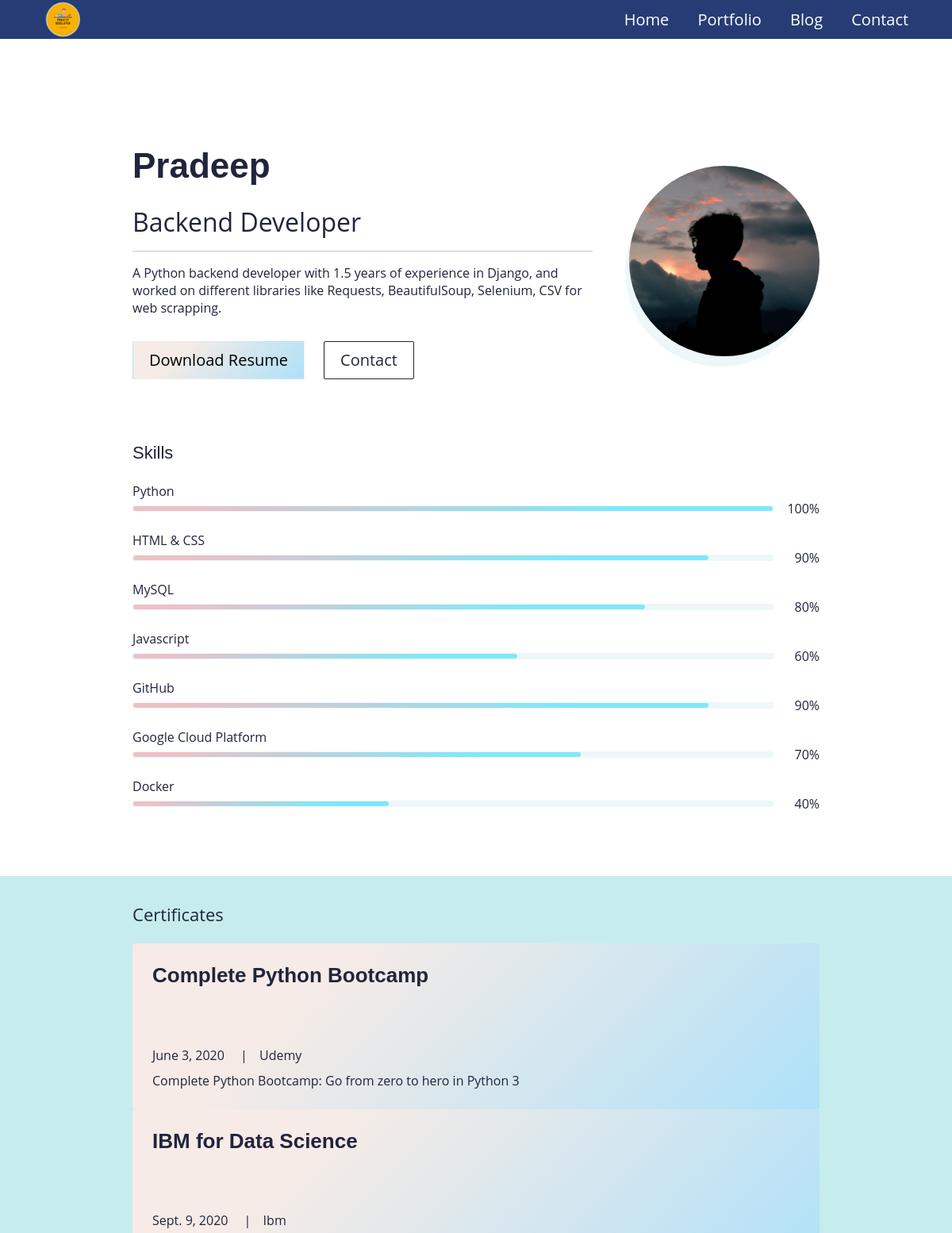
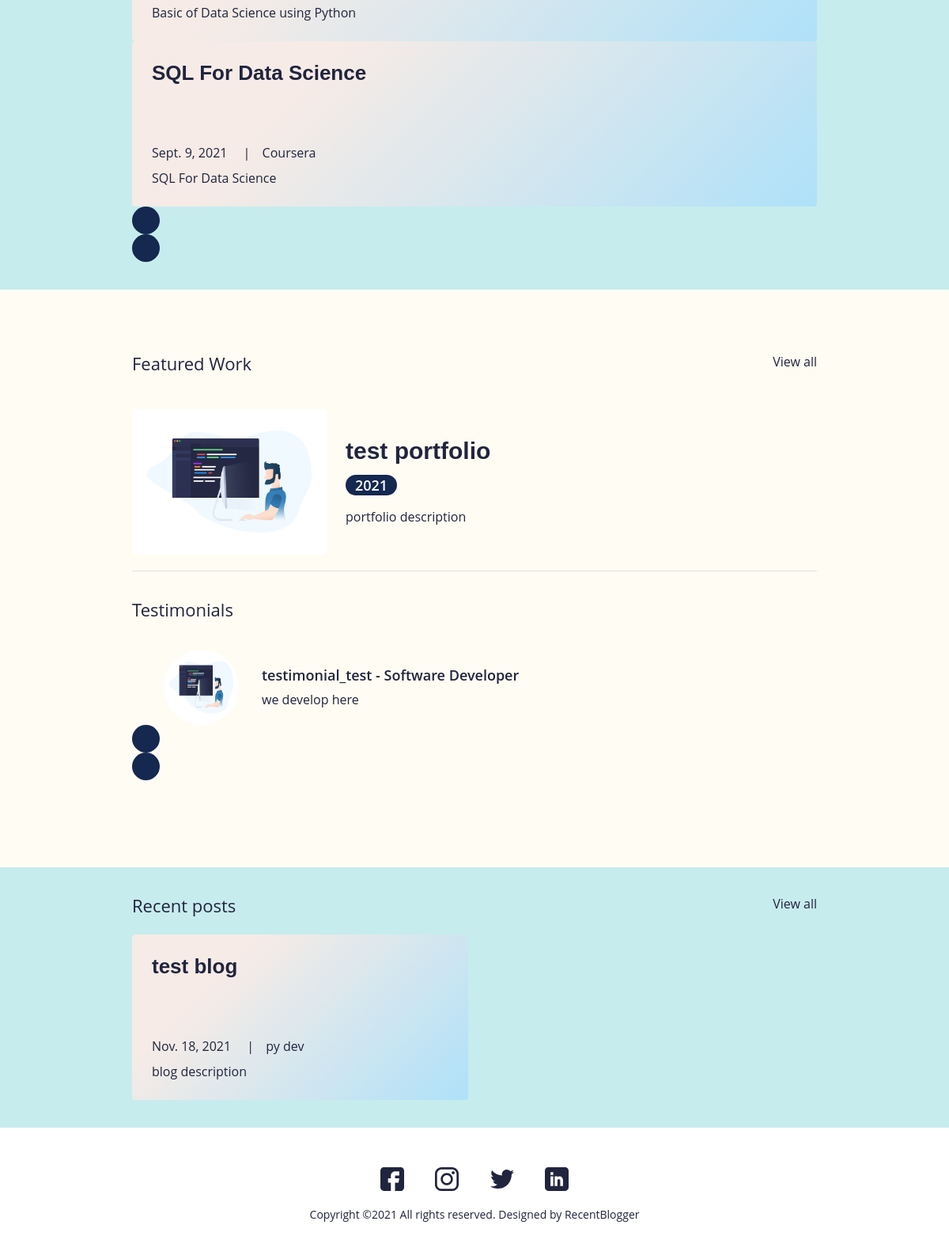
The page / on the database its author committed (2 pictures, top to bottom).
### main/models.py (models this page shows, shortened)
class UserProfile(models.Model):
    class Meta:
        verbose_name_plural = 'User Profiles'
        verbose_name = 'User Profile'
    user = models.OneToOneField(User, on_delete=models.CASCADE)
    avatar = models.ImageField(blank=True, null=True, upload_to='avatar')
    title = models.CharField(max_length=200, blank=True, null=True)
    bio = models.TextField(blank=True, null=True)
    skills = models.ManyToManyField(Skill, blank=True)
    cv = models.FileField(blank=True, null=True, upload_to='cv')

class Skill(models.Model):
    class Meta:
        verbose_name_plural = 'Skills'
        verbose_name = 'Skill'
    name = models.CharField(max_length=64, blank=True, null=True)
    score = models.IntegerField(default=80, blank=True, null=True)
    image = models.FileField(blank=True, null=True, upload_to='skills')
    is_key_skill = models.BooleanField(default=False)

class Certificate(models.Model):
    class Meta:
        verbose_name_plural = 'Certificates'
        verbose_name = 'Certificate'
    date = models.DateTimeField(blank=True, null=True)
    name = models.CharField(max_length=50,blank=True, null=True)
    title = models.CharField(max_length=200,blank=True, null=True)
    description = models.CharField(max_length=500,blank=True, null=True)
    is_active = models.BooleanField(default=True)

class Portfolio(models.Model):
    class Meta:
        verbose_name_plural = 'Portfolio Profiles'
        verbose_name = 'Portfolio'
        ordering = ['name']
    date = models.DateTimeField(blank=True, null=True)
    name = models.CharField(max_length=200, blank=True,null=True)
    description = models.CharField(max_length=500, blank=True, null=True)
    body = RichTextField(blank=True, null=True)
    image = models.ImageField(blank=True, null=True, upload_to='portfolio')
    slug = models.SlugField(null=True, blank=True)
    is_active = models.BooleanField(default=True)

class Testimonial(models.Model):
    class Meta:
        verbose_name_plural = 'Testimonials'
        verbose_name = 'Testimonial'
        ordering = ['name']
    thumbnail = models.ImageField(blank=True, null=True, upload_to='testimonials')
    name = models.CharField(max_length=200, blank=True,null=True)
    role = models.CharField(max_length=200, blank=True,null=True)
    quote = models.CharField(max_length=500, blank=True, null=True)
    is_active = models.BooleanField(default=True)

class Blog(models.Model):
    class Meta:
        verbose_name_plural = 'Blog Profiles'
        verbose_name = 'Blog'
        ordering = ['timestamp']
    timestamp = models.DateTimeField(auto_now_add=True)
    author = models.CharField(max_length=200, blank=True, null=True)
    name = models.CharField(max_length=200, blank=True, null=True)
    description = models.CharField(max_length=500, blank=True, null=True)
    body = RichTextField(blank=True, null=True)
    slug = models.SlugField(null=True, blank=True)
    image = models.ImageField(blank=True, null=True, upload_to='blog')
    is_active = models.BooleanField(default=True)

### main/views.py (the view)
# urls.py: path('', views.IndexView.as_view(), name="home"),
class IndexView(generic.TemplateView):
    template_name = "main/index.html"
    def get_context_data(self, **kwargs):
        context = super().get_context_data(**kwargs)
        testimonials = Testimonial.objects.filter(is_active=True)
        certificates = Certificate.objects.filter(is_active=True)
        blogs = Blog.objects.filter(is_active=True)
        portfolio = Portfolio.objects.filter(is_active=True)
        context["testimonials"] = testimonials
        context["certificates"] = certificates
        context["blogs"] = blogs
        context["portfolio"] = portfolio
        return context

### resume_demo/context_processors.py (called while the page is built)
def project_context(request):
    context = {
        'me': User.objects.first(),
    }
    return context

### main/templates/main/index.html (shortened to what this page needs)
{% extends 'main/base.html' %}
{% load static %}
{% block content %}
<section>
  <div class="bannerSection">
    <div class="container">
      <div class="row g-4 g-md-3  align-items-center">
        <div class="col-md-auto order-md-last">
          <div class="bannerUserImg">
            <img src="{{me.userprofile.avatar.url}}" alt="{{me.first_name|title}} {{me.last_name|title}} avatar">
          </div>
        </div>
        <div class="col-md">
          <div class="bannerContent">
            <h1 class="xlTitle pb-3">{{me.first_name|title}}</h1><h2> {{me.userprofile.title}}</h2></div><hr>
            <p>{{me.userprofile.bio}}</p>
            <div class="bannerBtnCol">
              <div class="row">
                <div class="col-auto">
                  <a download href="{{me.userprofile.cv.url}}" class="btn btnPrimary">Download Resume</a>
                </div>
                <div class="col-auto">
                  <a href="{% url 'main:contact' %}" class="btn btnOutline">Contact</a>
                </div>
              </div>
            </div>
          </div>
        </div>
      </div>
    </div>
</section>
<section>
  <div class="sectionSpace pt-0">
    <div class="container keyskillbg">
      <div class="row">
        <div class="col-md">
          <h4 class="smTitle pb-3">Skills</h4>
          <div class="progressCol">
            <div class="progressCard">
              {% for sk in me.userprofile.skills.all %}
              {% if sk.is_key_skill %}
              <div class="progressCol">
                <span class="progressLbl">{{sk.name}}</span>
                <div class="row g-2 align-items-center">
                  <div class="col">
                    <div class="progress progressStyle">
                      <div class="progress-bar" role="progressbar" style="width:{{sk.score}}%" aria-valuenow="{{sk.score}}" aria-valuemin="0" aria-valuemax="100"></div>
                    </div>
                  </div>
                  <div class="col-auto">
                    <span class="pLbl">{{sk.score}}%</span>
                  </div>
                </div>
              </div>
              {% endif %}
              {% endfor %}
            </div>
          </div>
        </div>
      </div>
    </div>
  </div>
</section>
<section>
  <div class="sectionSpaceSm lightBg">
    <div class="container">
      <div class="row pb-3">
        <div class="col">
          <h4 class="smText regular">Certificates</h4>
        </div>
      </div>
      <div class="sliderOuter">
        <div class="swiper certificatesSlider">
          <div class="swiper-wrapper">
            {% for c in certificates %}
            {% if c.is_active %}
            <div class="swiper-slide">
              <div class="cardStyle1">
                <h4 class="mdTitle cs1Title">
                  <a href="javascript:void(0)">{{c.title}}</a>
                </h4>
                <ul class="cardOptionCol">
                  <li>{{c.date.date}}</li>
                  <li>{{c.name|title}}</li>
                </ul>
                <p>{{c.description}}</p>
              </div>
            </div>
            {% endif %}
            {% endfor %}
          </div>
        </div>
        <div class="cert-swiper-button-next swiper-button-next swiperBtnStyle"></div>
        <div class="cert-swiper-button-prev swiper-button-prev swiperBtnStyle"></div>
      </div>
    </div>
  </div>
</section>
<section>
  <div class="sectionSpace fwbg">
    <div class="container">
      <div class="portfolioCol">
        <div class="row pb-3">
          <div class="col">
            <h4 class="smText regular">Featured Work</h4>
          </div>
          <div class="col-auto">
            <a href="{% url 'main:portfolios' %}" class="simpleLink">View all</a>
          </div>
        </div>
        {% for p in portfolio %}
        {% if p.is_active %}
        <div class="portfolioCard">
          <div class="row g-4 align-items-center">
            <div class="col-md-auto">
              <div class="portfolioImgCol">
                <a href="{% url 'main:portfolio' slug=p.slug %}"><img src="{{p.image.url}}" alt="..."></a>
              </div>
            </div>
            <div class="col-md">
              <div class="portfolioContentCol">
                <h4 class="lgTitle"><a href="{% url 'main:portfolio' slug=p.slug %}">{{p.name}}</a></h4>
                <ul class="portfolioOption">
                  <li><span class="dateLbl">{{p.date.year}}</span></li>
                </ul>
                <p>{{p.description}}</p>
              </div>
            </div>
          </div>
        </div>
        {% endif %}
        {% endfor %}
      </div>
      <div class="testimonialCol">
        <h4 class="smText regular d-block">Testimonials</h4>
        <div class="testimonialSlider">
          <div class="swiper testimonialSwiper">
            <div class="swiper-wrapper">
              {% for t in testimonials %}
              {% if t.is_active %}
              <div class="swiper-slide">
                <div class="testimonialCard">
                  <div class="row align-items-center">
                    <div class="col-sm-auto">
                      <div class="tImgCol">
                        <img src="{{t.thumbnail.url}}" alt="...">
                      </div>
                    </div>
                    <div class="col-sm">
                      <div class="tContentCol">
                        <h4 class="xsTitle bold">{{t.name}} - {{t.role}}</h4>
                        <p>{{t.quote}}</p>
                      </div>
                    </div>
                  </div>
                </div>
              </div>
              {% endif %}
              {% endfor %}
            </div>
            <div class="test-swiper-button-next swiper-button-next swiperBtnStyle"></div>
            <div class="test-swiper-button-prev swiper-button-prev swiperBtnStyle"></div>
          </div>
        </div>
      </div>
    </div>
  </div>
</section>
<section>
  <div class="sectionSpaceSm lightBg">
    <div class="container">
      <div class="row pb-3">
        <div class="col">
          <h4 class="smText regular">Recent posts</h4>
        </div>
        <div class="col-auto">
          <a href="{% url 'main:blogs' %}" class="simpleLink">View all</a>
        </div>
      </div>
      <div class="row g-3">
      {% for b in blogs %}
      {% if b.is_active %}
        <div class="col-lg-6">
          <div class="cardStyle1">
            <h4 class="mdTitle cs1Title"><a href="{% url 'main:blog' slug=b.slug %}">{{b.name}}</a></h4>
            <ul class="cardOptionCol">
              <li>{{b.timestamp.date}}</li>
              <li>{{b.author}}</li>
            </ul>
            <p>{{b.description}}</p>
          </div>
        </div>
        {% endif %}
        {% endfor %}
      </div>
    </div>
  </div>
</section>
{% endblock %}

### main/templates/main/base.html (shortened to what this page needs)
{% load static %}
<!doctype html>
<html lang="en">
  <head>
    <link href="{% static 'css/bootstrap.min.css' %}" rel="stylesheet">
    <link rel="stylesheet" href="https://unpkg.com/swiper@7.0.5/swiper-bundle.min.css">
    <link href="{% static 'css/style.css' %}" rel="stylesheet">
  </head>
  <body>
    {% include 'main/partials/nav.html' %}
    {% block content %}
    {% endblock %}
    {% include 'main/partials/footer.html' %}
  </body>
</html>

### main/templates/main/partials/nav.html (shortened to what this page needs)
{% load static %}
<header>
    <div class="headerCol">
    <div class="container-fluid">
        <div class="row align-items-center">
        <div class="col-auto">
            <div class="logoCol"><a href="{% url 'main:home' %}"><img src="{% static 'images/pydev_logo6.png' %}" alt="..."></a></div>
        </div>
        <div class="col">
            <div class="navCollapseCol">
            <div class="navCol">
                <ul>
                <li><a href="{%url 'main:home'%}">Home</a></li>
                <li><a href="{%url 'main:portfolios' %}">Portfolio</a></li>
                <li><a href="{% url 'main:blogs' %}">Blog</a></li>
                <li><a href="{%url 'main:contact'%}">Contact</a></li>
                </ul>
            </div>
            </div>
        </div>
        </div>
    </div>
    </div>
</header>

### main/templates/main/partials/footer.html
{% load static %}
<footer>
    <div class="footerCol">
    <div class="container">
        <ul class="socialCol">
        <li><a href="#"><img src="{% static 'images/fb.svg' %}" alt="..."></a></li>
        <li><a href="#"><img src="{% static 'images/insta.svg' %}" alt="..."></a></li>
        <li><a href="#"><img src="{% static 'images/twitter.svg' %}" alt="..."></a></li>
        <li><a href="#"><img src="{% static 'images/linkedin.svg' %}" alt="..."></a></li>
        </ul>
        <div class="copyrightCol">
        <p>Copyright ©{% now 'Y' %} All rights reserved. Designed by <a href="https://www.recentblogger.com/" target="_blank">RecentBlogger</a></p>
        </div>
    </div>
    </div>
</footer>

### rows shown on the page
Skill: name "Python", score "100"
Skill: name "HTML & CSS", score "90"
Skill: name "MySQL", score "80"
Skill: name "Javascript", score "60"
Skill: name "GitHub", score "90"
Skill: name "Google Cloud Platform", score "70"
Skill: name "Docker", score "40"
Certificate: title "Complete Python Bootcamp", date "June 3, 2020", name "Udemy", description "Complete Python Bootcamp: Go from zero to hero in Python 3"
Certificate: title "IBM for Data Science", date "Sept. 9, 2020", name "Ibm", description "Basic of Data Science using Python"
Certificate: title "SQL For Data Science", date "Sept. 9, 2021", name "Coursera", description "SQL For Data Science"
Portfolio: image (picture), name "test portfolio", date.year "2021", description "portfolio description"
Testimonial: thumbnail (picture), name "testimonial_test", role "Software Developer", quote "we develop here"
Blog: name "test blog", timestamp "Nov. 18, 2021", author "py dev", description "blog description"

### other values the page prints
{{ me.first_name|title }} "Pradeep"
{{ me.userprofile.title }} "Backend Developer"
{{ me.userprofile.bio }} "A Python backend developer with 1.5 years of experience in Django, and worked on different libraries like Requests, BeautifulSoup, Selenium, CSV for web scrapping."
